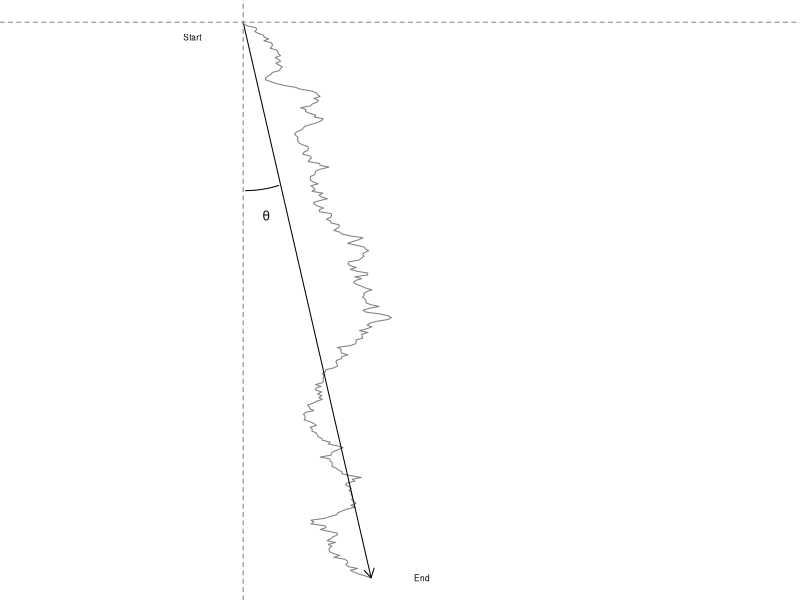

Recreate this plot in R.
## ---- chunk 1
knitr::opts_chunk$set(echo = TRUE)
## ---- chunk 2
set.seed(293847)
# cell track
len = 300
x <- cumsum(rnorm(len, .05))
y <- -(1:300)#cumsum(rnorm(len, -1))

# arc showing angle
x_arc <- seq(from = 0, to = 13, length = 300)
y_arc <- -sqrt(1000 - x_arc^2)

# for relative scaling and centering of x
expansion <- 5
offset <- 40

# render plot (ugly but efficient)
par(mar = rep(0,4))
plot(x + offset, y, type = 'l', xlim = range(x)*expansion, col = rgb(0,0,0,.5),
     bty = 'n', xaxt = 'n', yaxt = 'n', xlab = '', ylab = '')
arrows(x[1] + offset, y[1], x[len] + offset, y[len], length = 0.1)

lines(x_arc/2 + offset, y_arc - 60)

text(x[1] + offset - 10, y[1] - 8, 'Start', cex = 0.5)
text(x[len] + offset + 10, y[len], 'End', cex = 0.5)
text(4 + offset, -105, expression(theta), cex = 0.75)
abline(v = x[1] + 40, lty = 2, col = 'grey50')
abline(h = -1, lty = 2, col = 'grey50')
